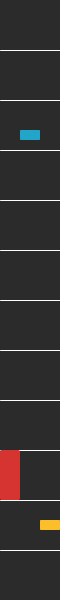
Frame 1 (no input)
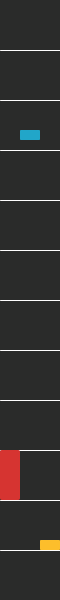
Frame 60 (the mouse pressed at the canvas centre just before this capture)
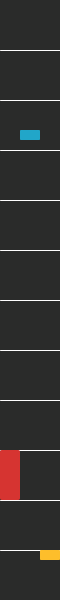
Frame 120 (the mouse held since frame 60 and released just before this capture)

The Processing sketch that drew these frames (run headless with seeded random() and noise(); from frame 60 on, the mouse is pressed at the canvas centre):

// Processing sketch: Sam_C_Clock
// ── Sam_C_Clock.pde

void setup(){
  
  background(#2A2B2A);
  size(60,600);

}

float x = 0;

void draw() {  
  
  int s = second();
  int m = minute();
  int h = hour();
  
  x = s;
  if (x > height) {
    x = 0;
  }
  
background(#2A2B2A); 
  
  stroke(255);
  line(0, 50, width, 50);
  
  stroke(255);
  line(0, 100, width, 100);
  
  stroke(255);
  line(0, 150, width, 150);
  
  stroke(255);
  line(0, 200, width, 200);

  stroke(255);
  line(0, 250, width, 250);

  stroke(255);
  line(0, 300, width, 300);

  stroke(255);
  line(0, 350, width, 350);

  stroke(255);
  line(0, 400, width, 400);

  stroke(255);
  line(0, 450, width, 450);

  stroke(255);
  line(0, 500, width, 500);

  stroke(255);
  line(0, 550, width, 550);

    if (h > 11) {
    h = h-12;
    }
    
  fill(#D63431);
  noStroke();
  rect(0, h*50, 20, 50, 2);
 
  fill(#21A6C9);
  noStroke();
  rect(20, m*10, 20, 10, 1);
  
  fill(#FDBE2B);
  noStroke();
  rect(40, s*10, 20, 10, 1);

}
